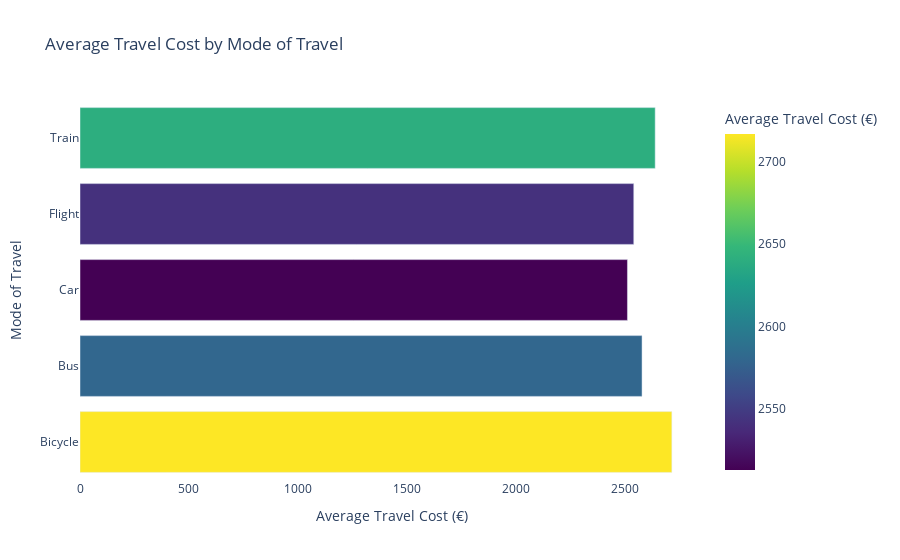

Notebook source saved alongside this figure:
### Markdown cell above
# Average Travel Cost by Mode of Travel #
 
  The use of a horizontal barchart to visualise the cost of travel in relation to mode of transport.

### Code cell
# Calculate average travel cost by mode of travel
df_travel_mode = df.groupby("Mode_of_Travel", as_index=False)["Total_Travel_Cost"].mean()

# Create bar plot using Plotly
fig = px.bar(
    df_travel_mode, 
    x="Total_Travel_Cost", 
    y="Mode_of_Travel", 
    orientation='h', 
    color="Total_Travel_Cost", 
    color_continuous_scale="viridis",
    title="Average Travel Cost by Mode of Travel",
    labels={"Total_Travel_Cost": "Average Travel Cost (€)", "Mode_of_Travel": "Mode of Travel"}
)

# Update layout for better readability
fig.update_layout(
    xaxis_title="Average Travel Cost (€)",
    yaxis_title="Mode of Travel",
    xaxis_showgrid=True,
    plot_bgcolor="white"
)

# Show plot
fig.show()

### Figure 1 — Plotly figure (JSON) as saved in the notebook; plotly's stock layout.template omitted (floating-point values rounded to 4 significant figures)
{"data": [{"alignmentgroup": "True", "hovertemplate": "Average Travel Cost (€)=%{marker.color}<br>Mode of Travel=%{y}<extra></extra>", "legendgroup": "", "marker": {"color": [2717.0, 2580, 2513.0, 2542.0, 2640.0], "coloraxis": "coloraxis", "pattern": {"shape": ""}}, "name": "", "offsetgroup": "", "orientation": "h", "showlegend": false, "textposition": "auto", "type": "bar", "x": [2717.0, 2580, 2513.0, 2542.0, 2640.0], "xaxis": "x", "y": ["Bicycle", "Bus", "Car", "Flight", "Train"], "yaxis": "y"}], "layout": {"barmode": "relative", "coloraxis": {"colorbar": {"title": {"text": "Average Travel Cost (€)"}}, "colorscale": [[0, "#440154"], [0.1111, "#482878"], [0.2222, "#3e4989"], [0.3333, "#31688e"], [0.4444, "#26828e"], [0.5556, "#1f9e89"], [0.6667, "#35b779"], [0.7778, "#6ece58"], [0.8889, "#b5de2b"], [1, "#fde725"]]}, "legend": {"tracegroupgap": 0}, "plot_bgcolor": "white", "title": {"text": "Average Travel Cost by Mode of Travel"}, "xaxis": {"anchor": "y", "domain": [0, 1], "showgrid": true, "title": {"text": "Average Travel Cost (€)"}}, "yaxis": {"anchor": "x", "domain": [0, 1], "title": {"text": "Mode of Travel"}}}}
